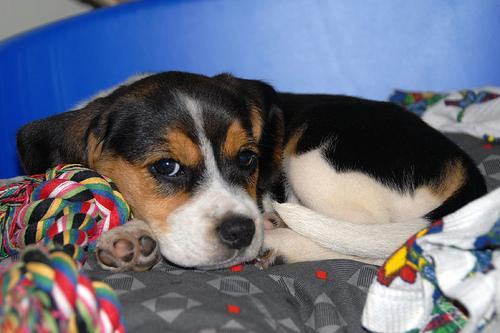
#> input picture cv/cv-specific/images/dataset/00000005.jpg, 500 x 333 px; its folder holds 4 pictures in this run
$ jupyter execute i-ip-remove-duplicated-images.ipynb
#> lines starting #> are read from the running program, lines starting #| are printed output that depends on the picture
### cv/cv-specific/pyimagesearch/imageutils.py
import matplotlib.pyplot as plt
import cv2


# [5 lines left out: function get_center, not called in this run]


def display(img, cmap='gray', bgr2rgb=True):
	# Defining a util function to display image using matplotlib
	flg = plt.figure(figsize=(12, 10))
	ax = flg.add_subplot(111)
	if bgr2rgb:
		img = cv2.cvtColor(img, cv2.COLOR_BGR2RGB)
	ax.imshow(img, cmap)

### cv/cv-specific/i-ip-remove-duplicated-images.ipynb
# Detect duplicated images from a dataset

In this lab we are going to learn how we can scan our disc and detect duplicated images.

Checkout the original source https://www.pyimagesearch.com/2020/04/20/detect-and-remove-duplicate-images-from-a-dataset-for-deep-learning/

[cell 1]
from imutils import paths
import numpy as np
import cv2
import os
import matplotlib.pyplot as plt
from pyimagesearch.imageutils import display

[cell 2]
def dhash(image, hashSize=8):
	# convert the image to grayscale and resize the grayscale image,
	# adding a single column (width) so we can compute the horizontal gradient
	gray = cv2.cvtColor(image, cv2.COLOR_BGR2GRAY)
	resized = cv2.resize(gray, (hashSize + 1, hashSize))

	# compute the (relative) horizontal gradient between adjacent column pixels
	diff = resized[:, 1:] > resized[:, :-1]

	# convert the difference image to a hash and return it
	return sum([2 ** i for (i, v) in enumerate(diff.flatten()) if v])

def get_hashes(imagePaths):
	hashes = {}
    # loop over our image paths
	for imagePath in imagePaths:
        # load the input image and compute the hash
		image = cv2.imread(imagePath)
#> image is the input picture: shape (333, 500, 3); mean B, G, R 125.6, 109, 105.4
		h = dhash(image)
#> in dhash, `gray = cv2.cvtColor(image, cv2.COLOR_BGR2GRAY)`:
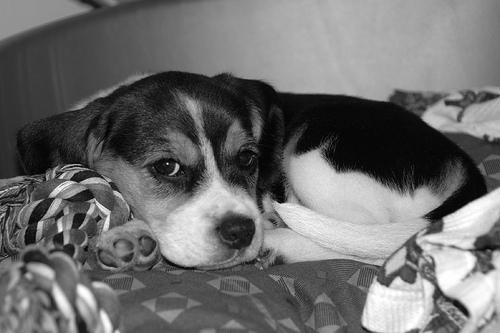
#> gray: shape (333, 500); min 0, max 255, mean 109.8
#> h = 7054210665732718398

        # grab all image paths with that hash, add the current image
        # path to it, and store the list back in the hashes dictionary
		p = hashes.get(h, [])
#> p = []
		p.append(imagePath)
		hashes[h] = p
#> pass 2 of the loop in get_hashes, `for imagePath in imagePaths:`:
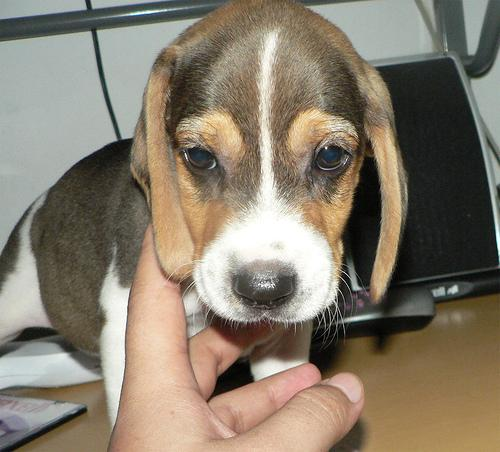
#> input picture cv/cv-specific/images/dataset/00000026.jpg, 500 x 452 px
#> in get_hashes, image is the input picture: shape (452, 500, 3); mean B, G, R 108.3, 124.3, 134.7
#> in dhash (call 2), `gray = cv2.cvtColor(image, cv2.COLOR_BGR2GRAY)`:
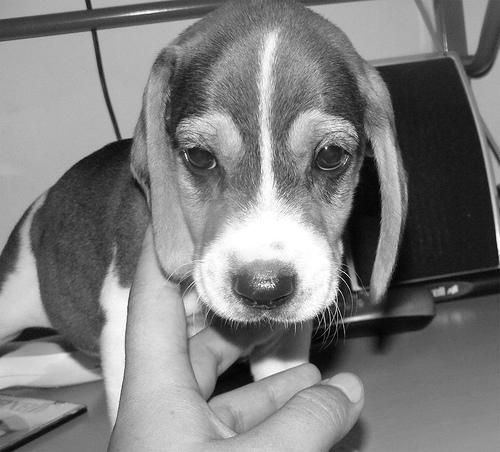
#> gray: shape (452, 500); min 0, max 255, mean 125.6
#> h = 15443501585133582635
#> pass 3 of the loop in get_hashes, `for imagePath in imagePaths:`:
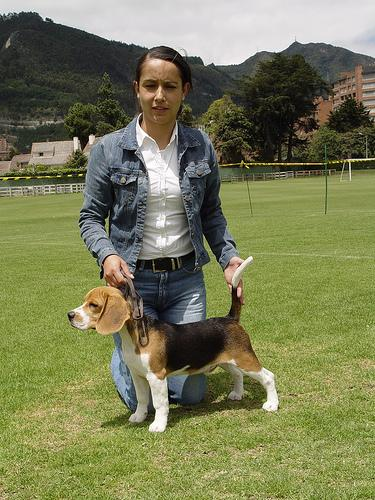
#> input picture cv/cv-specific/images/dataset/00000062.jpg, 375 x 500 px
#> in get_hashes, image is the input picture: shape (500, 375, 3); mean B, G, R 86, 124.7, 121.7
#> in dhash (call 3), `gray = cv2.cvtColor(image, cv2.COLOR_BGR2GRAY)`:
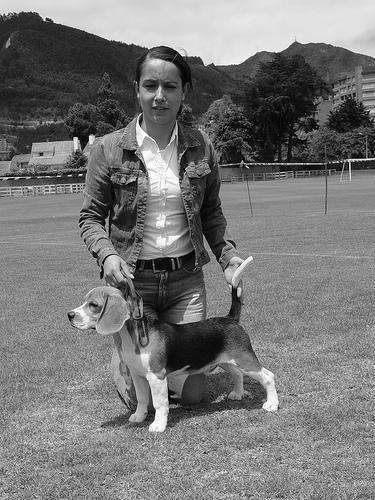
#> gray: shape (500, 375); min 0, max 255, mean 119.4
#> h = 13344784005636363614
#> the loop made 4 passes; the first 3 are shown
	return hashes

[cell 3]
# grab the paths to all images in our input dataset directory and
# then initialize our hashes dictionary
print("[INFO] computing image hashes...")
imagePaths = list(paths.list_images("images/dataset"))
remove = 0
hashes = get_hashes(imagePaths)
#> hashes = {7054210665732718398: ['images/dataset/00000005.jpg', 'images/dataset/00000071.jpg'], 15443501585133582635: ['images/dataset/00000026.jpg'], 13344784005636363614: ['images/dataset/00000062.jpg']}

# loop over the image hashes
for (h, hashedPaths) in hashes.items():
	# check to see if there is more than one image with the same hash
	if len(hashedPaths) > 1:
		# check to see if this is a dry run
		if remove <= 0:
			# initialize a montage to store all images with the same hash
			montage = None

			# loop over all image paths with the same hash
			for p in hashedPaths:
				# load the input image and resize it to a fixed width
				# and height
				image = cv2.imread(p)
				image = cv2.resize(image, (150, 150))
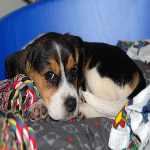
#> image: shape (150, 150, 3); mean B, G, R 125.5, 108.9, 105.3

				# if our montage is None, initialize it
				if montage is None:
					montage = image

				# otherwise, horizontally stack the images
				else:
					montage = np.hstack([montage, image])

			# show the montage for the hash
			print("[INFO] hash: {}".format(h))
#| [INFO] hash: 7054210665732718398
			display(montage)
#> in display, `img = cv2.cvtColor(img, cv2.COLOR_BGR2RGB)`:
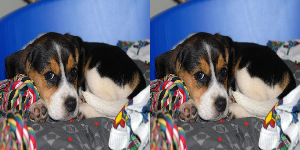
#> img: shape (150, 300, 3); mean R, G, B 105.3, 108.9, 125.5


		# otherwise, we'll be removing the duplicate images
		else:
			# loop over all image paths with the same hash *except*
			# for the first image in the list (since we want to keep
			# one, and only one, of the duplicate images)
			for p in hashedPaths[1:]:
				"[INFO] deleting  {}".format(p)
				os.remove(p)
#> pass 2 of the loop `for (h, hashedPaths) in hashes.items():`:
#> pass 3 of the loop `for (h, hashedPaths) in hashes.items():`:
